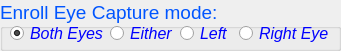
      <widget class="QGroupBox" name="groupBox">
       <property name="geometry">
        <rect>
         <x>11</x>
         <y>28</y>
         <width>341</width>
         <height>51</height>
        </rect>
       </property>
       <property name="palette">
        <palette>
         <active>
          <colorrole role="WindowText">
           <brush brushstyle="SolidPattern">
            <color alpha="255">
             <red>0</red>
             <green>85</green>
             <blue>255</blue>
            </color>
           </brush>
          </colorrole>
          <colorrole role="Text">
           <brush brushstyle="SolidPattern">
            <color alpha="255">
             <red>0</red>
             <green>0</green>
             <blue>0</blue>
            </color>
           </brush>
          </colorrole>
          <colorrole role="ToolTipText">
           <brush brushstyle="SolidPattern">
            <color alpha="255">
             <red>0</red>
             <green>0</green>
             <blue>0</blue>
            </color>
           </brush>
          </colorrole>
         </active>
         <inactive>
          <colorrole role="WindowText">
           <brush brushstyle="SolidPattern">
            <color alpha="255">
             <red>0</red>
             <green>85</green>
             <blue>255</blue>
            </color>
           </brush>
          </colorrole>
          <colorrole role="Text">
           <brush brushstyle="SolidPattern">
            <color alpha="255">
             <red>0</red>
             <green>0</green>
             <blue>0</blue>
            </color>
           </brush>
          </colorrole>
          <colorrole role="ToolTipText">
           <brush brushstyle="SolidPattern">
            <color alpha="255">
             <red>0</red>
             <green>0</green>
             <blue>0</blue>
            </color>
           </brush>
          </colorrole>
         </inactive>
         <disabled>
          <colorrole role="WindowText">
           <brush brushstyle="SolidPattern">
            <color alpha="255">
             <red>120</red>
             <green>120</green>
             <blue>120</blue>
            </color>
           </brush>
          </colorrole>
          <colorrole role="Text">
           <brush brushstyle="SolidPattern">
            <color alpha="255">
             <red>120</red>
             <green>120</green>
             <blue>120</blue>
            </color>
           </brush>
          </colorrole>
          <colorrole role="ToolTipText">
           <brush brushstyle="SolidPattern">
            <color alpha="255">
             <red>0</red>
             <green>0</green>
             <blue>0</blue>
            </color>
           </brush>
          </colorrole>
         </disabled>
        </palette>
       </property>
       <property name="font">
        <font>
         <pointsize>14</pointsize>
        </font>
       </property>
       <property name="title">
        <string>Enroll Eye Capture mode:</string>
       </property>
       <widget class="QRadioButton" name="radioButton_EnrolBothEyes">
        <property name="geometry">
         <rect>
          <x>10</x>
          <y>24</y>
          <width>101</width>
          <height>19</height>
         </rect>
        </property>
        <property name="palette">
         <palette>
          <active>
           <colorrole role="WindowText">
            <brush brushstyle="SolidPattern">
             <color alpha="255">
              <red>0</red>
              <green>0</green>
              <blue>255</blue>
             </color>
            </brush>
           </colorrole>
           <colorrole role="ButtonText">
            <brush brushstyle="SolidPattern">
             <color alpha="255">
              <red>0</red>
              <green>0</green>
              <blue>255</blue>
             </color>
            </brush>
           </colorrole>
          </active>
          <inactive>
           <colorrole role="WindowText">
            <brush brushstyle="SolidPattern">
             <color alpha="255">
              <red>0</red>
              <green>0</green>
              <blue>255</blue>
             </color>
            </brush>
           </colorrole>
           <colorrole role="ButtonText">
            <brush brushstyle="SolidPattern">
             <color alpha="255">
              <red>0</red>
              <green>0</green>
              <blue>255</blue>
             </color>
            </brush>
           </colorrole>
          </inactive>
          <disabled>
           <colorrole role="WindowText">
            <brush brushstyle="SolidPattern">
             <color alpha="255">
              <red>120</red>
              <green>120</green>
              <blue>120</blue>
             </color>
            </brush>
           </colorrole>
           <colorrole role="ButtonText">
            <brush brushstyle="SolidPattern">
             <color alpha="255">
              <red>120</red>
              <green>120</green>
              <blue>120</blue>
             </color>
            </brush>
           </colorrole>
          </disabled>
         </palette>
        </property>
        <property name="font">
         <font>
          <family>Arial</family>
          <pointsize>12</pointsize>
          <weight>50</weight>
          <italic>true</italic>
          <bold>false</bold>
         </font>
        </property>
        <property name="text">
         <string>Both Eyes</string>
        </property>
        <property name="checked">
         <bool>true</bool>
        </property>
       </widget>
       <widget class="QRadioButton" name="radioButton_EnrolEitherEye">
        <property name="geometry">
         <rect>
          <x>110</x>
          <y>24</y>
          <width>71</width>
          <height>19</height>
         </rect>
        </property>
        <property name="palette">
         <palette>
          <active>
           <colorrole role="WindowText">
            <brush brushstyle="SolidPattern">
             <color alpha="255">
              <red>0</red>
              <green>0</green>
              <blue>255</blue>
             </color>
            </brush>
           </colorrole>
           <colorrole role="ButtonText">
            <brush brushstyle="SolidPattern">
             <color alpha="255">
              <red>0</red>
              <green>0</green>
              <blue>255</blue>
             </color>
            </brush>
           </colorrole>
          </active>
          <inactive>
           <colorrole role="WindowText">
            <brush brushstyle="SolidPattern">
             <color alpha="255">
              <red>0</red>
              <green>0</green>
              <blue>255</blue>
             </color>
            </brush>
           </colorrole>
           <colorrole role="ButtonText">
            <brush brushstyle="SolidPattern">
             <color alpha="255">
              <red>0</red>
              <green>0</green>
              <blue>255</blue>
             </color>
            </brush>
           </colorrole>
          </inactive>
          <disabled>
           <colorrole role="WindowText">
            <brush brushstyle="SolidPattern">
             <color alpha="255">
              <red>120</red>
              <green>120</green>
              <blue>120</blue>
             </color>
            </brush>
           </colorrole>
           <colorrole role="ButtonText">
            <brush brushstyle="SolidPattern">
             <color alpha="255">
              <red>120</red>
              <green>120</green>
              <blue>120</blue>
             </color>
            </brush>
           </colorrole>
          </disabled>
         </palette>
        </property>
        <property name="font">
         <font>
          <family>Arial</family>
          <pointsize>12</pointsize>
          <weight>50</weight>
          <italic>true</italic>
          <bold>false</bold>
         </font>
        </property>
        <property name="text">
         <string>Either</string>
        </property>
        <property name="checked">
         <bool>false</bool>
        </property>
       </widget>
       <widget class="QRadioButton" name="radioButton_EnrolLeftEye">
        <property name="geometry">
         <rect>
          <x>180</x>
          <y>24</y>
          <width>61</width>
          <height>19</height>
         </rect>
        </property>
        <property name="palette">
         <palette>
          <active>
           <colorrole role="WindowText">
            <brush brushstyle="SolidPattern">
             <color alpha="255">
              <red>0</red>
              <green>0</green>
              <blue>255</blue>
             </color>
            </brush>
           </colorrole>
           <colorrole role="ButtonText">
            <brush brushstyle="SolidPattern">
             <color alpha="255">
              <red>0</red>
              <green>0</green>
              <blue>255</blue>
             </color>
            </brush>
           </colorrole>
          </active>
          <inactive>
           <colorrole role="WindowText">
            <brush brushstyle="SolidPattern">
             <color alpha="255">
              <red>0</red>
              <green>0</green>
              <blue>255</blue>
             </color>
            </brush>
           </colorrole>
           <colorrole role="ButtonText">
            <brush brushstyle="SolidPattern">
             <color alpha="255">
              <red>0</red>
              <green>0</green>
              <blue>255</blue>
             </color>
            </brush>
           </colorrole>
          </inactive>
          <disabled>
           <colorrole role="WindowText">
            <brush brushstyle="SolidPattern">
             <color alpha="255">
              <red>120</red>
              <green>120</green>
              <blue>120</blue>
             </color>
            </brush>
           </colorrole>
           <colorrole role="ButtonText">
            <brush brushstyle="SolidPattern">
             <color alpha="255">
              <red>120</red>
              <green>120</green>
              <blue>120</blue>
             </color>
            </brush>
           </colorrole>
          </disabled>
         </palette>
        </property>
        <property name="font">
         <font>
          <family>Arial</family>
          <pointsize>12</pointsize>
          <weight>50</weight>
          <italic>true</italic>
          <bold>false</bold>
         </font>
        </property>
        <property name="text">
         <string>Left</string>
        </property>
       </widget>
       <widget class="QRadioButton" name="radioButton_EnrolRightEye">
        <property name="geometry">
         <rect>
          <x>239</x>
          <y>24</y>
          <width>101</width>
          <height>19</height>
         </rect>
        </property>
        <property name="palette">
         <palette>
          <active>
           <colorrole role="WindowText">
            <brush brushstyle="SolidPattern">
             <color alpha="255">
              <red>0</red>
              <green>0</green>
              <blue>255</blue>
             </color>
            </brush>
           </colorrole>
           <colorrole role="ButtonText">
            <brush brushstyle="SolidPattern">
             <color alpha="255">
              <red>0</red>
              <green>0</green>
              <blue>255</blue>
             </color>
            </brush>
           </colorrole>
          </active>
          <inactive>
           <colorrole role="WindowText">
            <brush brushstyle="SolidPattern">
             <color alpha="255">
              <red>0</red>
              <green>0</green>
              <blue>255</blue>
             </color>
            </brush>
           </colorrole>
           <colorrole role="ButtonText">
            <brush brushstyle="SolidPattern">
             <color alpha="255">
              <red>0</red>
              <green>0</green>
              <blue>255</blue>
             </color>
            </brush>
           </colorrole>
          </inactive>
          <disabled>
           <colorrole role="WindowText">
            <brush brushstyle="SolidPattern">
             <color alpha="255">
              <red>120</red>
              <green>120</green>
              <blue>120</blue>
             </color>
            </brush>
           </colorrole>
           <colorrole role="ButtonText">
            <brush brushstyle="SolidPattern">
             <color alpha="255">
              <red>120</red>
              <green>120</green>
              <blue>120</blue>
             </color>
            </brush>
           </colorrole>
          </disabled>
         </palette>
        </property>
        <property name="font">
         <font>
          <family>Arial</family>
          <pointsize>12</pointsize>
          <weight>50</weight>
          <italic>true</italic>
          <bold>false</bold>
         </font>
        </property>
        <property name="text">
         <string>Right Eye</string>
        </property>
       </widget>
      </widget>
